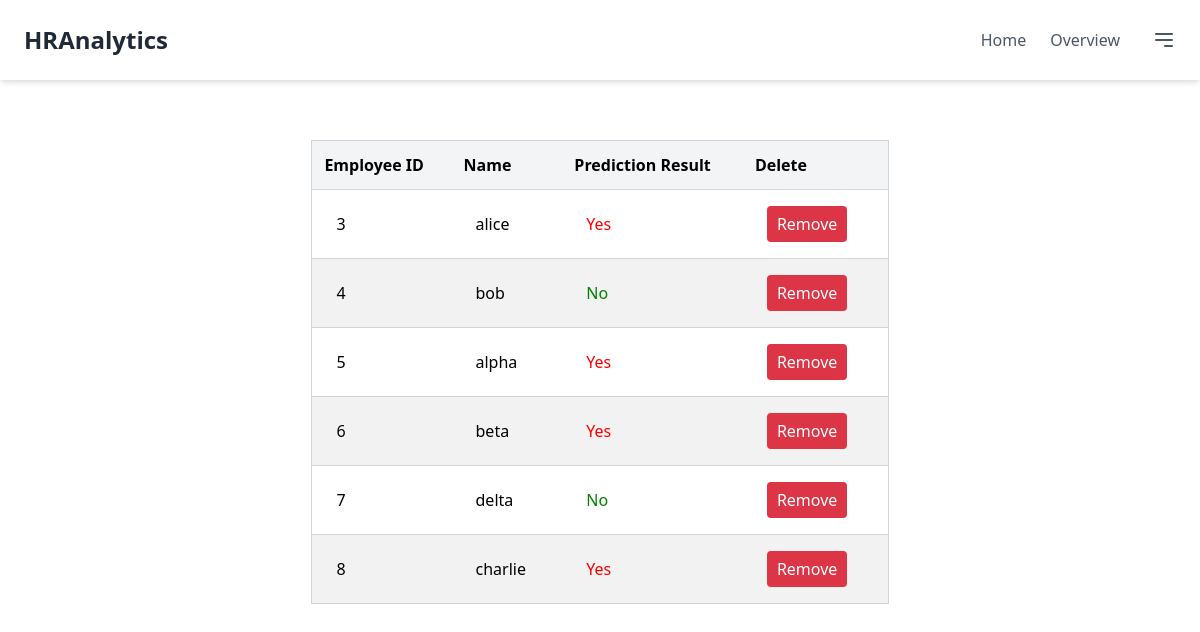
Page /employee_list (signed in) on the committed database.
### app.py (models this page shows, shortened)
class EmployeeList(db.Model):
    id = db.Column(db.Integer, primary_key=True)
    employee_id = db.Column(db.String(50), nullable=False)
    employee_name = db.Column(db.String(50), nullable=False)
    prediction_result = db.Column(db.String(50), nullable=True)
    email = db.Column(db.String(150), db.ForeignKey('user.email'))

### app.py (the view)
@app.route('/employee_list')
def employee_list():
    try:
        email = session.get('email')
        if not email:
            return redirect(url_for('login'))
        employees = EmployeeList.query.filter_by(email=email).all()
        employees_data = [{'employee_id': e.employee_id, 'employee_name': e.employee_name, 'prediction_result': e.prediction_result, 'email': e.email, 'id': e.id} for e in employees]
        return render_template('employee_list.html', employees=employees_data)
    except Exception as e:
        return render_template('error.html', error=str(e))

### templates/employee_list.html (shortened to what this page needs)
<!DOCTYPE html>
<html lang="en">
<head>
    <link href="https://cdn.jsdelivr.net/npm/tailwindcss@2.2.19/dist/tailwind.min.css" rel="stylesheet">
</head>
<body class="bg-white font-sans">
    <header class="flex justify-between items-center p-6 bg-white shadow-md">
        <div class="text-2xl font-bold text-gray-800">
            HRAnalytics
        </div>
        <nav class="flex space-x-6 text-gray-600">
            <a href="/" class="hover:text-gray-800">Home</a>
            <a href="/overview" class="hover:text-gray-800">Overview</a>
            <div class="relative dropdown">
                <button id="dropdownButton" class="hover:text-gray-800 focus:outline-none flex items-center">
                    <svg class="ml-2 w-6 h-6" fill="none" stroke="currentColor" viewBox="0 0 24 24" xmlns="http://www.w3.org/2000/svg">
                        <path stroke-linecap="round" stroke-linejoin="round" stroke-width="2" d="M4 6h16M4 12h16m-7 6h7"></path>
                    </svg>
                </button>
            </div>
        </nav>
    </header>
    <div class="content-wrapper container mx-auto px-4 py-8">
        <div class="table-wrapper">
            <table class="table table-striped w-full md:w-4/5 lg:w-3/5 xl:w-2/3 border-collapse border border-gray-300">
                <thead class="bg-gray-200">
                    <tr>
                        <th class="px-6 py-3 border-b border-gray-300">Employee ID</th>
                        <th class="px-6 py-3 border-b border-gray-300">Name</th>
                        <th class="px-6 py-3 border-b border-gray-300">Prediction Result</th>
                        <th class="px-6 py-3 border-b border-gray-300">Delete</th>
                    </tr>
                </thead>
                <tbody>
                    {% set index = 0 %}
                    {% for employee in employees %}
                        <tr class="{% if index % 2 == 0 %}bg-gray-100{% endif %}">
                            <td class="px-6 py-4 whitespace-nowrap border-b border-gray-300">{{ employee.employee_id }}</td>
                            <td class="px-6 py-4 whitespace-nowrap border-b border-gray-300">{{ employee.employee_name }}</td>
                            <td class="px-6 py-4 whitespace-nowrap border-b border-gray-300 {% if employee.prediction_result == 'Yes' %}prediction-yes{% else %}prediction-no{% endif %}">
                                {{ employee.prediction_result }}
                            </td>
                            <td class="px-6 py-4 whitespace-nowrap border-b border-gray-300">
                                <form method="POST" action="{{ url_for('delete_employee') }}">
                                    <button type="submit" class="btn btn-danger btn-sm">Remove</button>
                                </form>
                            </td>
                        </tr>
                        {% set index = index + 1 %}
                    {% endfor %}
                </tbody>
            </table>
        </div>
    </div>
</body>
</html>

### templates/employee_list.html (style rules this page uses)
.prediction-yes { color: red; }
.prediction-no { color: green; }
.table-wrapper, .result-wrapper { display: flex; justify-content: center; padding-left: 15px; padding-right: 15px; margin-top: 20px; }
.table-striped tbody tr:nth-child(odd) { background-color: #ffffff; }
.table-striped tbody tr:nth-child(even) { background-color: #f2f2f2; }
.table th { background-color: #f3f4f6; font-weight: bold; text-align: left; padding: 12px; }
.btn-danger { background-color: #dc3545; color: white; border: none; padding: 6px 10px; border-radius: 4px; cursor: pointer; }
header { position: fixed; top: 0; width: 100%; z-index: 1000; background-color: white; box-shadow: 0 2px 4px rgba(0, 0, 0, 0.1); }
.content-wrapper { padding-top: 80px; }
.table-wrapper { margin-top: 40px; }

### rows in the picture
EmployeeList: employee_id "3", employee_name "alice", prediction_result "Yes"
EmployeeList: employee_id "4", employee_name "bob", prediction_result "No"
EmployeeList: employee_id "5", employee_name "alpha", prediction_result "Yes"
EmployeeList: employee_id "6", employee_name "beta", prediction_result "Yes"
EmployeeList: employee_id "7", employee_name "delta", prediction_result "No"
EmployeeList: employee_id "8", employee_name "charlie", prediction_result "Yes"
